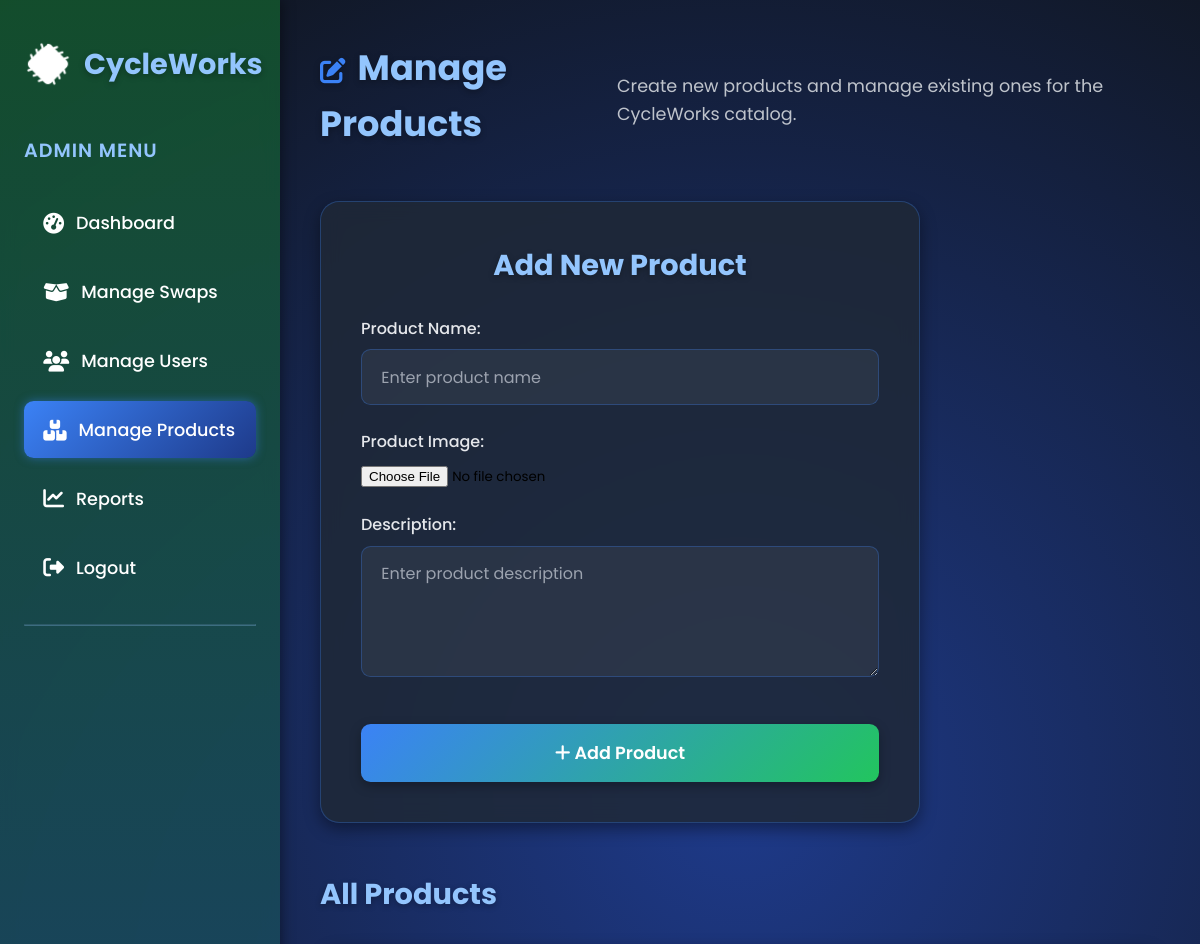
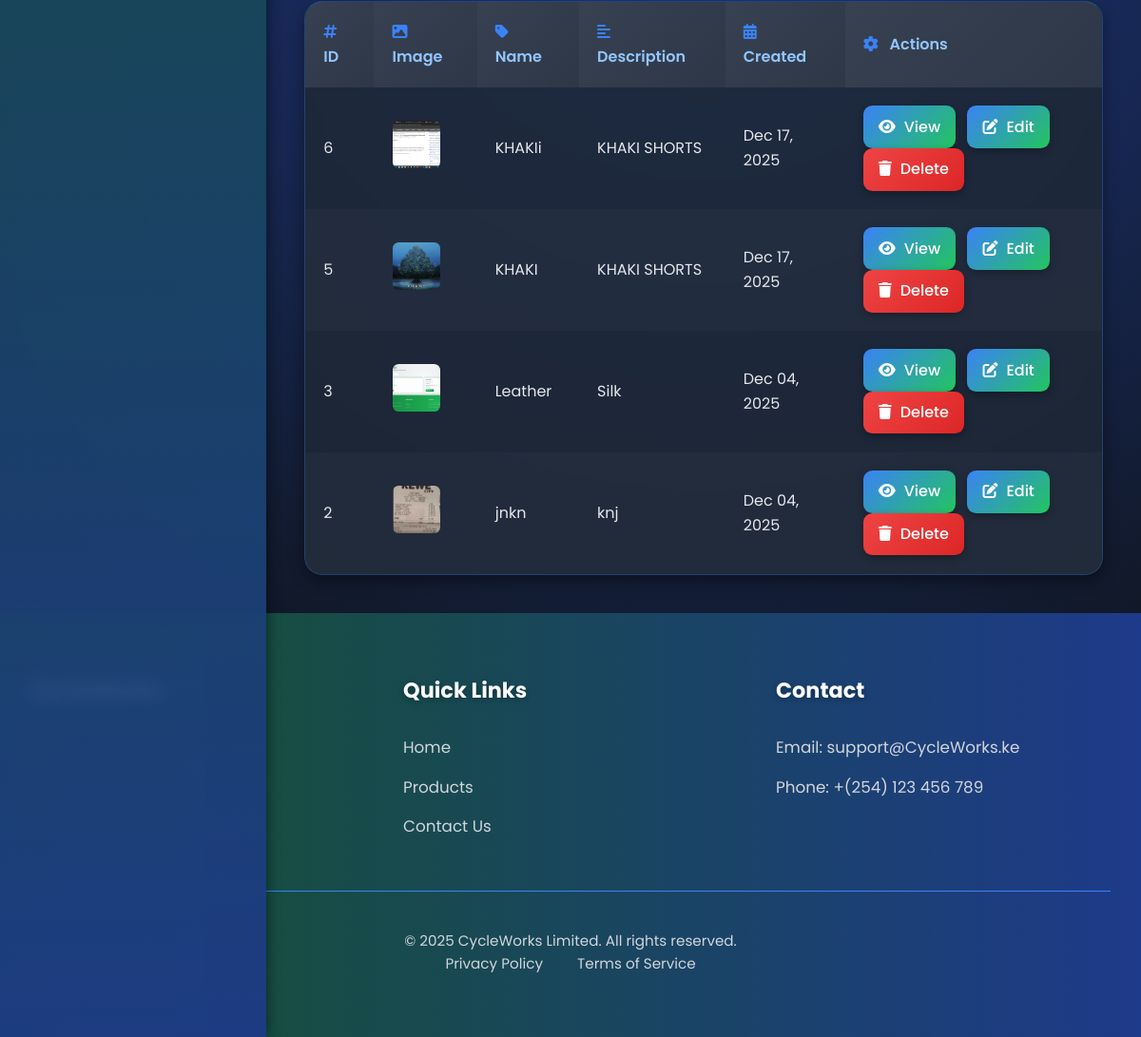
Screenshot of /manage-products/ with the database file from the repository (2 pictures, top to bottom).
### landingpage/models.py (models this page shows, shortened)
class Product(models.Model):
    name = models.CharField(max_length=200, unique=True)
    image = models.ImageField(upload_to='products/')
    description = models.TextField()
    created_at = models.DateTimeField(auto_now_add=True)
    class Meta:
        verbose_name = "Product"
        verbose_name_plural = "Products"

### landingpage/views.py (the view)
# urls.py: path('manage-products/', views.product_manage, name='product_manage'),  # Changed from create_product to manage
def product_manage(request):
    if request.method == 'POST':
        form = ProductForm(request.POST, request.FILES)
        if form.is_valid():
            form.save()
            messages.success(request, 'Product created successfully!')
            return redirect('product_manage')
        else:
            messages.error(request, 'Error creating product. Please check the form.')
    else:
        form = ProductForm()
    products = Product.objects.all().order_by('-created_at')
    print(f"DEBUG: Rendering with {products.count()} products")  # Remove after testing
    context = {
        'form': form,
        'products': products,
    }
    return render(request, 'create_product.html', context)

### landingpage/forms.py
class ProductForm(forms.ModelForm):
    class Meta:
        model = Product
        fields = ['name', 'image', 'description']
        widgets = {
            'name': forms.TextInput(attrs={'class': 'form-input', 'placeholder': 'Enter product name'}),
            'description': forms.Textarea(attrs={'class': 'form-input', 'rows': 4, 'placeholder': 'Enter product description'}),
        }
        labels = {
            'name': 'Product Name',
            'image': 'Product Image',
            'description': 'Description',
        }

### landingpage/templates/create_product.html (shortened to what this page needs)
{% load static %}
<!DOCTYPE html>
<html lang="en">
<head>
<link rel="stylesheet" href="https://cdnjs.cloudflare.com/ajax/libs/font-awesome/6.5.1/css/all.min.css" />
</head>
<body>
<div class="sidebar" id="sidebar">
<div class="sidebar-header">
<img src="{% static 'icons/sew.png' %}" alt="CycleWorks Logo" />
<span>CycleWorks</span>
</div>
<div class="sidebar-menu">
<p>Admin Menu</p>
<a href="{% url 'admin_dashboard' %}"><i class="fas fa-tachometer-alt"></i> Dashboard</a>
<a href="{% url 'manage_orders' %}"><i class="fas fa-box-open"></i> Manage Swaps</a>
<a href="{% url 'manage_users' %}"><i class="fas fa-users"></i> Manage Users</a>
<a href="{% url 'product_manage' %}" class="active"><i class="fas fa-boxes"></i> Manage Products</a>
<a href="{% url 'reports' %}"><i class="fas fa-chart-line"></i> Reports</a>
<a href="{% url 'admin_logout' %}"><i class="fas fa-sign-out-alt"></i> Logout</a>
<hr style="border-color: #93c5fd; opacity: 0.3; margin: 1rem 0;">
</div>
</div>
<div class="main-content">
<div class="dashboard-header">
<h1>Manage Products</h1>
<p>Create new products and manage existing ones for the CycleWorks catalog.</p>
</div>
<div class="create-form-container">
<div class="create-form">
<h2>Add New Product</h2>
<form method="post" enctype="multipart/form-data">
    {% for field in form %}
<div class="form-group">
        {{ field.label_tag }}
        {{ field }}
    </div>
    {% endfor %}
<button type="submit" class="submit-btn"><i class="fas fa-plus"></i> Add Product</button>
</form>
</div>
</div>
<div class="products-table-container">
<h2>All Products</h2>
<div class="products-table">
<table>
<thead>
<tr>
<th><i class="fas fa-hashtag"></i> ID</th>
<th><i class="fas fa-image"></i> Image</th>
<th><i class="fas fa-tag"></i> Name</th>
<th><i class="fas fa-align-left"></i> Description</th>
<th><i class="fas fa-calendar-alt"></i> Created</th>
<th><i class="fas fa-cog"></i> Actions</th>
</tr>
</thead>
<tbody>
            {% for product in products %}
<tr>
<td>{{ product.id }}</td>
<td><img src="{{ product.image.url }}" alt="{{ product.name }}" class="product-image" onerror="this.src='{% static 'icons/sew.png' %}'"></td>
<td>{{ product.name }}</td>
<td><span class="description-snippet" title="{{ product.description }}">{{ product.description|truncatewords:10 }}</span></td>
<td>{{ product.created_at|date:"M d, Y" }}</td>
<td>
<a href="{% url 'product_detail' product.id %}" class="action-btn"><i class="fas fa-eye"></i> View</a>
<a href="{% url 'product_update' product.id %}" class="action-btn"><i class="fas fa-edit"></i> Edit</a>
<a href="{% url 'product_delete' product.id %}" class="action-btn delete" onclick="return confirm('Are you sure you want to delete {{ product.name }}?')"><i class="fas fa-trash"></i> Delete</a>
</td>
</tr>
            {% empty %}
<tr>
<td colspan="6" class="no-products">No products available yet. Create one above!</td>
</tr>
            {% endfor %}
</tbody>
</table>
</div>
</div>
</div>
<footer>
<div class="footer-container">
<div class="footer-section">
<h3>CycleWorks</h3>
</div>
<div class="footer-section">
<h3>Quick Links</h3>
<a href="{% url 'home' %}">Home</a>
<a href="{% url 'products' %}">Products</a>
<a href="{% url 'contact' %}">Contact Us</a>
</div>
<div class="footer-section">
<h3>Contact</h3>
<p>Email: support@CycleWorks.ke</p>
<p>Phone: +(254) 123 456 789</p>
</div>
</div>
<div class="footer-bottom">
<p>© 2025 CycleWorks Limited. All rights reserved.</p>
<a href="#">Privacy Policy</a>
<a href="#">Terms of Service</a>
</div>
</footer>
</body>
</html>

### rows the page displays
Product: id "6", image (picture), name "KHAKIi", description "KHAKI SHORTS", created_at "Dec 17, 2025"
Product: id "5", image (picture), name "KHAKI", description "KHAKI SHORTS", created_at "Dec 17, 2025"
Product: id "3", image (picture), name "Leather", description "Silk", created_at "Dec 04, 2025"
Product: id "2", image (picture), name "jnkn", description "knj", created_at "Dec 04, 2025"

### other values shown
{{ field.label_tag }} "Product Name:" "Product Image:" "Description:"
